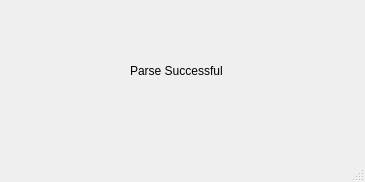
<?xml version="1.0" encoding="UTF-8"?>
<ui version="4.0">
 <class>MainWindow</class>
 <widget class="QMainWindow" name="MainWindow">
  <property name="geometry">
   <rect>
    <x>0</x>
    <y>0</y>
    <width>365</width>
    <height>182</height>
   </rect>
  </property>
  <property name="windowTitle">
   <string>MainWindow</string>
  </property>
  <widget class="QWidget" name="centralwidget">
   <widget class="QLabel" name="label">
    <property name="geometry">
     <rect>
      <x>130</x>
      <y>40</y>
      <width>111</width>
      <height>61</height>
     </rect>
    </property>
    <property name="font">
     <font>
      <pointsize>9</pointsize>
     </font>
    </property>
    <property name="text">
     <string>Parse Successful </string>
    </property>
   </widget>
  </widget>
  <widget class="QMenuBar" name="menubar">
   <property name="geometry">
    <rect>
     <x>0</x>
     <y>0</y>
     <width>365</width>
     <height>26</height>
    </rect>
   </property>
  </widget>
  <widget class="QStatusBar" name="statusbar"/>
 </widget>
 <resources/>
 <connections/>
</ui>
